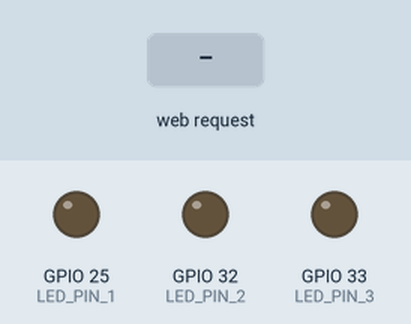
Bench run of a program on a simulated ESP32. Parts: output pins drawn as LEDs (lit = HIGH). Inputs (shaded band) come from the test bench. WiFi joins after 1.5 s; servers stay silent unless stated; EEPROM starts erased; what the program prints to the serial monitor is not drawn.

Above: at 2.7 s.
2.8 s: HTTP request GET /led1_on received
At 3.4 s:
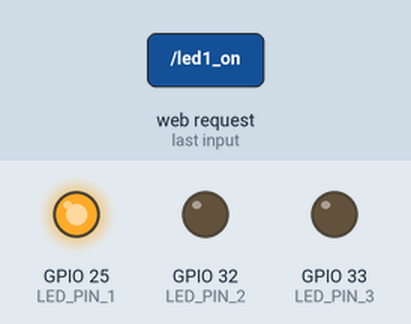
4.3 s: HTTP request GET /led2_on received
At 5.5 s:
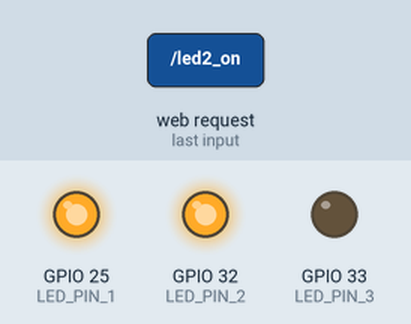
5.8 s: HTTP request GET /led1_off received
At 6.9 s:
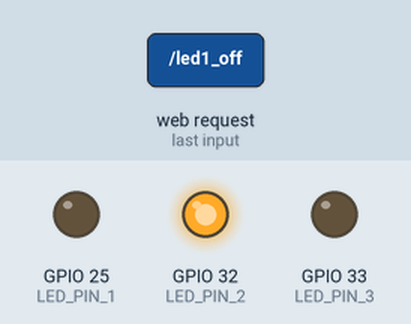
7.3 s: HTTP request GET /led3_on received
At 8.0 s:
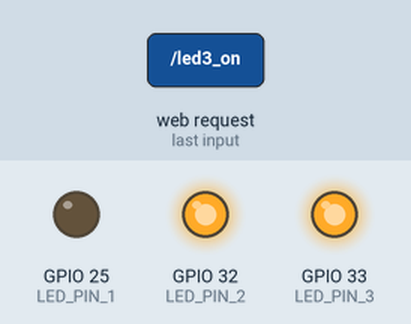
8.8 s: HTTP request GET /led1_blink received
At 9.2 s:
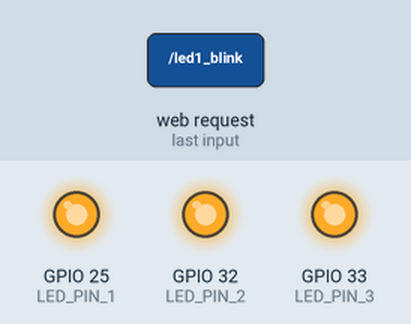
11.3 s: HTTP request GET /led2_off received
At 12.2 s:
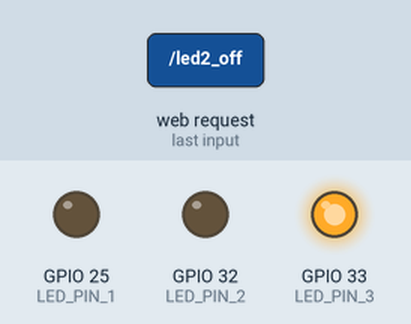
Timing chart, 0 to 13.8 s (numbered marks = the images above; inputs shaded):
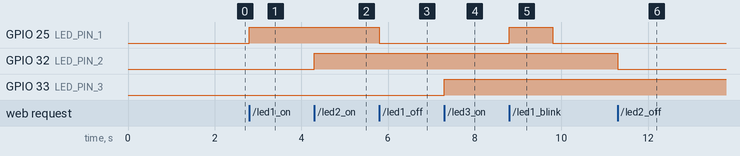

The program:

main.cpp
```cpp
#include <Arduino.h>
#include <WiFi.h>
#include <Preferences.h>
#include <WebServer.h>
#include <ESPmDNS.h> // Для mDNS

// Пины светодиодов
#define LED_PIN_1 25
#define LED_PIN_2 32
#define LED_PIN_3 33

// Начальные данные для Wi-Fi (по умолчанию)
#define DEFAULT_SSID "YourDefaultSSID"
#define DEFAULT_PASSWORD "YourDefaultPassword"

// Флаги постоянного включения
bool led1PermanentOn = false;
bool led2PermanentOn = false;
bool led3PermanentOn = false;

// Флаги для кратковременного включения (1 сек)
bool led1Blinking = false;
bool led2Blinking = false;
bool led3Blinking = false;

// Время начала мигания
unsigned long led1StartTime = 0;
unsigned long led2StartTime = 0;
unsigned long led3StartTime = 0;

// Интервал мигания (1 сек)
const unsigned long blinkInterval = 1000;

Preferences preferences;
WebServer server(80);
bool wifiConnected = false;

void handleRoot();
void handleSave();
void startWebServer();

void setup()
{
    Serial.begin(115200);

    pinMode(LED_PIN_1, OUTPUT);
    pinMode(LED_PIN_2, OUTPUT);
    pinMode(LED_PIN_3, OUTPUT);

    digitalWrite(LED_PIN_1, LOW);
    digitalWrite(LED_PIN_2, LOW);
    digitalWrite(LED_PIN_3, LOW);

    preferences.begin("wifi-creds", false);

    String ssid = preferences.getString("ssid", DEFAULT_SSID);
    String password = preferences.getString("password", DEFAULT_PASSWORD);

    WiFi.begin(ssid.c_str(), password.c_str());
    Serial.print("Connecting to Wi-Fi");
    unsigned long startAttemptTime = millis();

    while (WiFi.status() != WL_CONNECTED && millis() - startAttemptTime < 10000)
    {
        Serial.print(".");
        delay(300);
    }

    if (WiFi.status() == WL_CONNECTED)
    {
        wifiConnected = true;
        Serial.println();
        Serial.print("Connected with IP: ");
        Serial.println(WiFi.localIP());
        Serial.println();

        // Инициализация mDNS
        if (MDNS.begin("esp32block")) {
            Serial.println("mDNS responder started");
            Serial.println("You can now access the device at: http://esp32block.local/");
        } else {
            Serial.println("Error setting up mDNS responder!");
        }

        startWebServer();
    }
    else
    {
        // Не удалось подключиться, запускаем режим AP
        WiFi.softAP("ESP32_Config");
        IPAddress IP = WiFi.softAPIP();
        Serial.print("AP IP address: ");
        Serial.println(IP);
        Serial.println("Failed to connect to Wi-Fi. Starting AP mode.");
        startWebServer();
    }
}

void loop()
{
    server.handleClient();

    // Проверяем, не пора ли выключить временно включенные светодиоды
    unsigned long currentMillis = millis();

    if (led1Blinking && currentMillis - led1StartTime >= blinkInterval)
    {
        digitalWrite(LED_PIN_1, led1PermanentOn ? HIGH : LOW);
        led1Blinking = false;
    }

    if (led2Blinking && currentMillis - led2StartTime >= blinkInterval)
    {
        digitalWrite(LED_PIN_2, led2PermanentOn ? HIGH : LOW);
        led2Blinking = false;
    }

    if (led3Blinking && currentMillis - led3StartTime >= blinkInterval)
    {
        digitalWrite(LED_PIN_3, led3PermanentOn ? HIGH : LOW);
        led3Blinking = false;
    }
}

void startWebServer()
{
    // Главная страница
    server.on("/", handleRoot);

    // Страница сохранения настроек Wi-Fi
    server.on("/save", handleSave);

    // Управление LED1
    server.on("/led1_on", HTTP_GET, []() {
        led1PermanentOn = true;
        digitalWrite(LED_PIN_1, HIGH);
        server.send(200, "text/plain", "LED1 is ON permanently");
    });

    server.on("/led1_off", HTTP_GET, []() {
        led1PermanentOn = false;
        if (!led1Blinking) digitalWrite(LED_PIN_1, LOW);
        server.send(200, "text/plain", "LED1 is OFF");
    });

    server.on("/led1_blink", HTTP_GET, []() {
        led1Blinking = true;
        led1StartTime = millis();
        digitalWrite(LED_PIN_1, HIGH);
        server.send(200, "text/plain", "LED1 blinked for 1 second");
    });

    // Управление LED2
    server.on("/led2_on", HTTP_GET, []() {
        led2PermanentOn = true;
        digitalWrite(LED_PIN_2, HIGH);
        server.send(200, "text/plain", "LED2 is ON permanently");
    });

    server.on("/led2_off", HTTP_GET, []() {
        led2PermanentOn = false;
        if (!led2Blinking) digitalWrite(LED_PIN_2, LOW);
        server.send(200, "text/plain", "LED2 is OFF");
    });

    server.on("/led2_blink", HTTP_GET, []() {
        led2Blinking = true;
        led2StartTime = millis();
        digitalWrite(LED_PIN_2, HIGH);
        server.send(200, "text/plain", "LED2 blinked for 1 second");
    });

    // Управление LED3
    server.on("/led3_on", HTTP_GET, []() {
        led3PermanentOn = true;
        digitalWrite(LED_PIN_3, HIGH);
        server.send(200, "text/plain", "LED3 is ON permanently");
    });

    server.on("/led3_off", HTTP_GET, []() {
        led3PermanentOn = false;
        if (!led3Blinking) digitalWrite(LED_PIN_3, LOW);
        server.send(200, "text/plain", "LED3 is OFF");
    });

    server.on("/led3_blink", HTTP_GET, []() {
        led3Blinking = true;
        led3StartTime = millis();
        digitalWrite(LED_PIN_3, HIGH);
        server.send(200, "text/plain", "LED3 blinked for 1 second");
    });

    server.begin();
    Serial.println("HTTP server started");
}

void handleRoot()
{
    String html = "<html><body>";
    if (!wifiConnected)
    {
        html += "<h1>Wi-Fi Config</h1>";
        html += "<form action=\"/save\" method=\"post\">";
        html += "SSID: <input type=\"text\" name=\"ssid\"><br>";
        html += "Password: <input type=\"password\" name=\"password\"><br>";
        html += "<input type=\"submit\" value=\"Save\">";
        html += "</form>";
    }
    else
    {
        html += "<h1>LED Control</h1>";
        html += "<p><a href=\"/led1_on\">LED1 ON</a> | <a href=\"/led1_off\">LED1 OFF</a> | <a href=\"/led1_blink\">LED1 BLINK</a></p>";
        html += "<p><a href=\"/led2_on\">LED2 ON</a> | <a href=\"/led2_off\">LED2 OFF</a> | <a href=\"/led2_blink\">LED2 BLINK</a></p>";
        html += "<p><a href=\"/led3_on\">LED3 ON</a> | <a href=\"/led3_off\">LED3 OFF</a> | <a href=\"/led3_blink\">LED3 BLINK</a></p>";
    }
    html += "</body></html>";

    server.send(200, "text/html", html);
}

void handleSave()
{
    if (server.method() == HTTP_POST)
    {
        String ssid = server.arg("ssid");
        String password = server.arg("password");

        preferences.putString("ssid", ssid);
        preferences.putString("password", password);

        server.send(200, "text/html", "<html><body><h1>Saved. Rebooting...</h1></body></html>");

        delay(1000);
        ESP.restart();
    }
    else
    {
        server.send(405, "text/plain", "Method Not Allowed");
    }
}
```

Measured:
- after the input at 2.8 s, GPIO 25 (LED_PIN_1): LOW → HIGH at once
- after the input at 4.3 s, GPIO 32 (LED_PIN_2): LOW → HIGH at once
- after the input at 5.8 s, GPIO 25 (LED_PIN_1): HIGH → LOW at once
- after the input at 7.3 s, GPIO 33 (LED_PIN_3): LOW → HIGH at once
- after the input at 8.8 s, GPIO 25 (LED_PIN_1): LOW → HIGH at once, → LOW 1.0 s later
- after the input at 11.3 s, GPIO 32 (LED_PIN_2): HIGH → LOW at once
